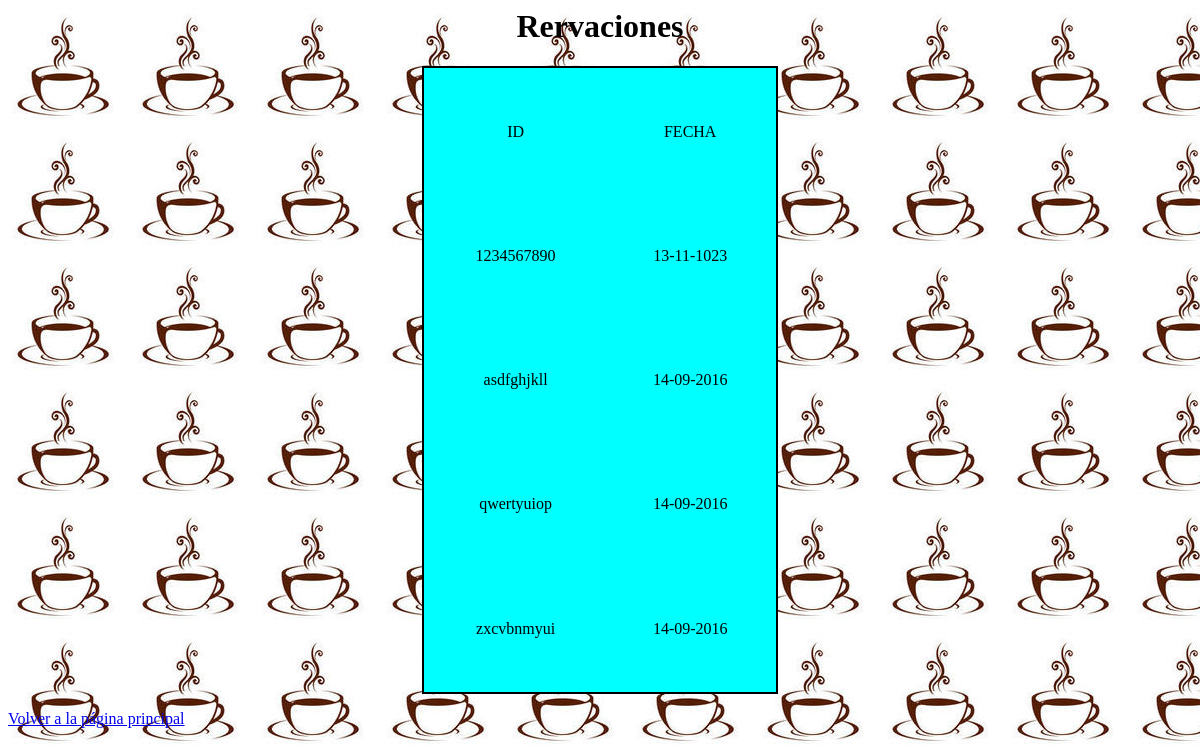
The app's page /verReservaciones.php with its own data.
### tables this page shows
CREATE TABLE `reservacion` (
  `id` varchar(10) NOT NULL DEFAULT '',
  `fecha` varchar(10) DEFAULT NULL
);

### verReservaciones.php (the view, shortened to what this page needs)
<html>
 	<head>
	</head>
	<?php
		include("conexion.php");
		echo "<body>";
		echo "<center>";
		echo "<h1>Rervaciones</h1>";
		$consulta = "SELECT * FROM reservacion";
		$resultado = $conexion -> query($consulta);
		echo "<table>";
		echo "<tr><td>ID</td><td>FECHA</td></tr>";
		while ($row = $resultado -> fetch_assoc()) {
			echo "<tr><td>" . $row["id"] ."</td><td>" . $row["fecha"] . "</td></tr>";
		}
		echo "</table>";
		echo "</center>";
    	echo "<a href = 'index.php'>Volver a la página 	principal</a>";
    	echo "</body>";
    	echo "</html>";
	?>
</html>

### verReservaciones.php (style rules this page uses)
body { background-image: url("imagenes/taza.jpg"); background-repeat:repeat; }
table { border:solid black 2px; background-color: CYAN; width : 30%; height : 80%; }
td { text-align:center; vertical-align:middle; }

### records on screen
reservacion: id "1234567890", fecha "13-11-1023"
reservacion: id "asdfghjkll", fecha "14-09-2016"
reservacion: id "qwertyuiop", fecha "14-09-2016"
reservacion: id "zxcvbnmyui", fecha "14-09-2016"
